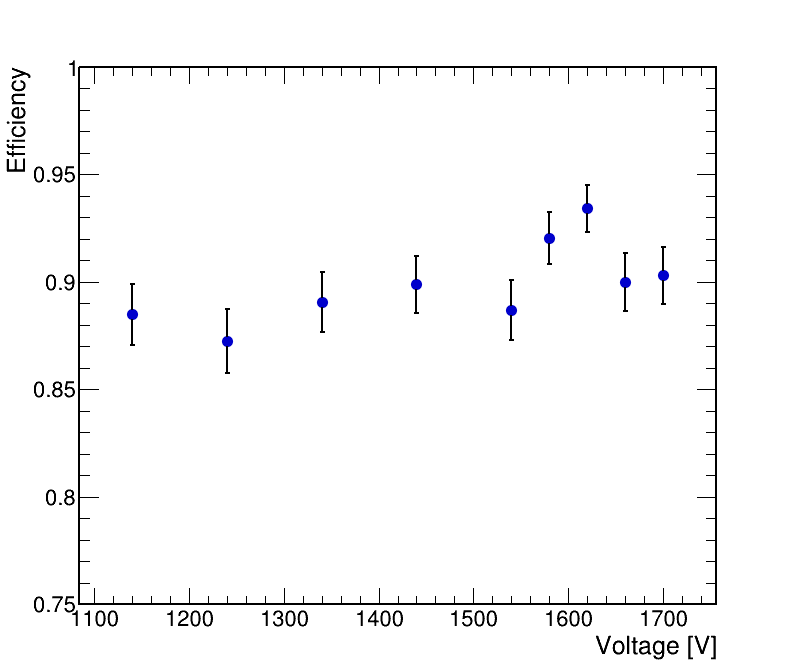

Recreate this plot in Python.
import ROOT
from array import array

voltage = array('d', [1140,1240,1340,1440,1540,1580,1620,1660,1700]) #write the different voltages here

efficiency = array('d', [0.8849,0.8725,0.8904,0.8988,0.8869,0.9203,0.9341,0.9000,0.9030]) #write efficiency values

efficiency_error = array('d', [0.0142,0.0149,0.0139,0.0134,0.0141,0.0121,0.0111,0.0134,0.0132]) #Write the efficiency errors

voltage_error = array('d', [0.0] * len(voltage))
ROOT.gStyle.SetOptStat(0)

canvas = ROOT.TCanvas("canvas","Efficiency vs Voltage", 800,700)

canvas.SetTicks(1,1)
canvas.SetFrameLineWidth(2)

canvas.SetTicks(1, 1)
graph = ROOT.TGraphErrors(len(voltage),voltage,efficiency,voltage_error,efficiency_error)

graph.SetTitle("")

graph.SetMarkerStyle(20)
graph.SetMarkerSize(1.3)
graph.SetMarkerColor(ROOT.kBlue + 1)

graph.SetLineColor(ROOT.kBlack)
graph.SetLineWidth(2)

graph.GetXaxis().SetTitle("Voltage [V]")
graph.GetYaxis().SetTitle("Efficiency")

graph.GetXaxis().SetTitleSize(0.04)
graph.GetYaxis().SetTitleSize(0.04)
graph.GetYaxis().SetTitleOffset(1.2)

graph.GetYaxis().SetRangeUser(0.75, 1.0)

graph.Draw("AP")
canvas.SaveAs("beforeAug24_efficiency_vs_PMT4Voltage.png")
